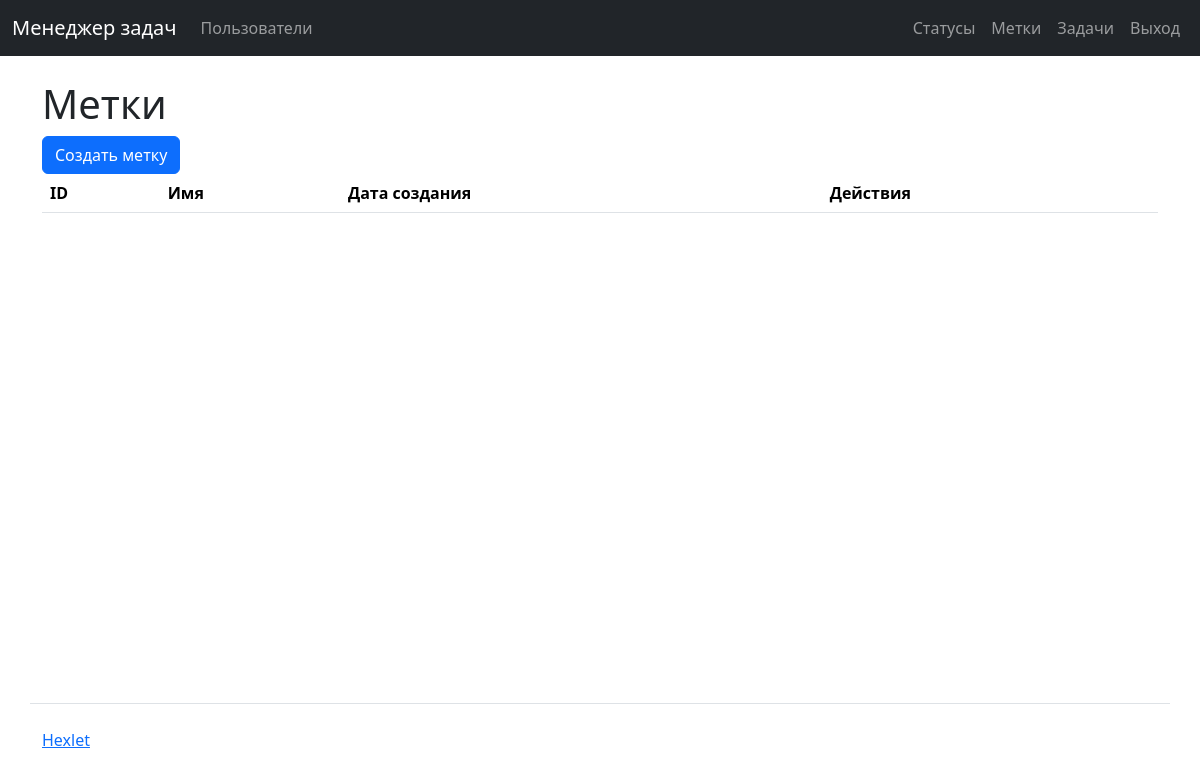
Page /labels/ (signed in) on the earlier database version.
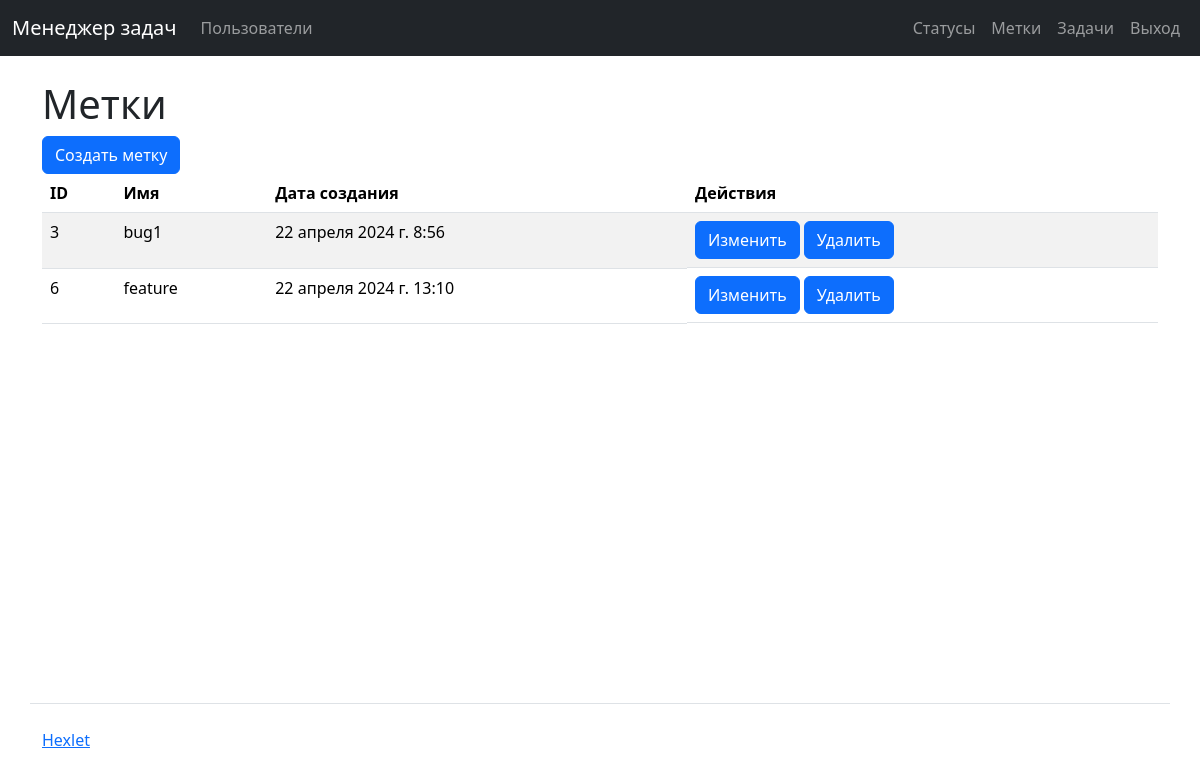
Same page on the later database version.
### task_manager/labels/models.py (models this page shows)
class Label(models.Model):
    name = models.CharField(max_length=100)
    created_at = models.DateTimeField(auto_now_add=True)

### task_manager/labels/views.py (the view)
# urls.py: path('', views.LabelsView.as_view(), name='labels'),
class LabelsView(LoginRequiredMixin, View):
    def get(self, request):
        labels = Label.objects.all()
        return render(request, 'labels/index.html', context={'labels': labels})

### task_manager/labels/templates/labels/index.html
{% extends "application.html" %}
{% load i18n %}
{% block header %}
    <h1>{% translate 'labels' %}</h1>
    <a href="{% url 'new_label' %}" class="btn btn-primary me-1">{% translate 'create_label' %}</a>
{% endblock %}
{% block content %}
    <table class="table table-striped">
        <thead>
            <tr>
                <th>{% translate 'id' %}</th>
                <th>{% translate 'status_name' %}</th>
                <th>{% translate 'created_at' %}</th>
                <th>{% translate 'actions' %}</th>
            </tr>
        </thead>
        <tbody>
            {% for label in labels %}
                <tr>
                    <td>{{ label.id }}</td>
                    <td>{{ label.name }}</td>
                    <td>{{ label.created_at }}</td>
                    <td class="d-flex">
                        <a href="{% url 'labels' %}{{ label.id }}/update/" class="btn btn-primary me-1">{% translate 'edit_user_btn' %}</a>
                        <a href="{% url 'labels' %}{{ label.id }}/delete/" class="btn btn-primary me-1">{% translate 'remove' %}</a>
                    </td>
                </tr>
            {% endfor %}
        </tbody>
    </table>
{% endblock %}

Differences in the rows shown:
added Label: id "3", name "bug1", created_at "22 апреля 2024 г. 8:56"
added Label: id "6", name "feature", created_at "22 апреля 2024 г. 13:10"
